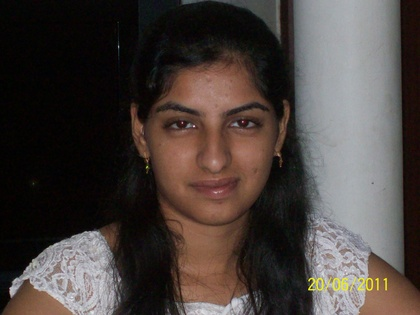
%> input picture image/24.JPG, 420 x 315 px, shrunk from 2848 x 2134 before the run
$ octave skin_detection.m   (GNU Octave 9; MATLAB toolbox functions it lacks are replaced by stand-ins)
%> lines starting %> are read from the running program, lines starting %| are printed output that depends on the picture; in (x1, y1, x2, y2) boxes, pixels count from 0 and x2, y2 are one past the last pixel; in counts of white or black regions, pixels touching at a corner belong together; the program's own positions count from 1
img = imread('D:\study\MTech_2nd_sem\Face_Detection\image\24.jpg');
%> img is the input picture: size 315x420x3 uint8; mean R, G, B 72.8, 64.1, 60.5
img = im2double(img);
%> img: size 315x420x3 double
figure(1);
imshow(img);

r = img(:,:,1);
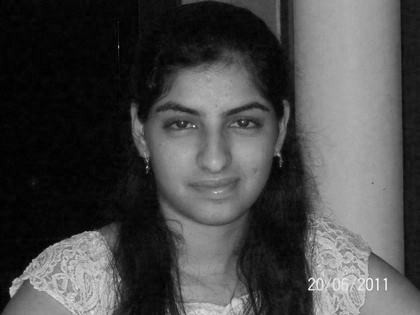
%> r: size 315x420 double; min 0, max 0.984, mean 0.285
g = img(:,:,2);
b = img(:,:,3);
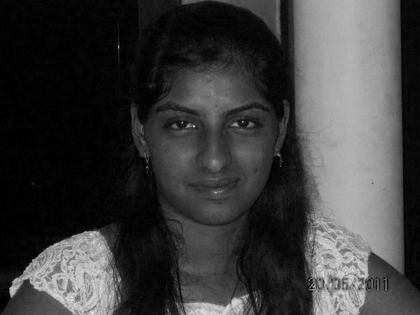
%> b: size 315x420 double; min 0, max 0.929, mean 0.237

[rows_r,cols_r] = size(r);
%> rows_r = 315; cols_r = 420
total_num_of_pixels = rows_r * cols_r;
%> total_num_of_pixels = 132300
r_vector = double(reshape(r',1,total_num_of_pixels));
g_vector = double(reshape(g',1,total_num_of_pixels));
b_vector = double(reshape(b',1,total_num_of_pixels));
r_vector = rdivide(r_vector,(r_vector + g_vector + b_vector));
g_vector = rdivide(g_vector,(r_vector + g_vector + b_vector));

r = reshape(r_vector,cols_r,rows_r);
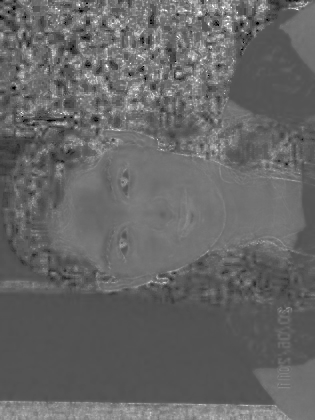
%> r: size 420x315 double; 0% of the values are NaN or infinite; the others: min 0, max 1, mean 0.401; drawn with min black, max white, NaN and infinite black
r = r';
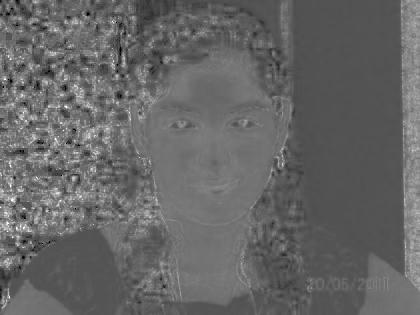
%> r: size 315x420 double; 0% of the values are NaN or infinite; the others: min 0, max 1, mean 0.401; mean of the top-left, top-right, bottom-left and bottom-right quarters NaN, 0.375, NaN, 0.384; drawn with min black, max white, NaN and infinite black
g = reshape(g_vector,cols_r,rows_r);
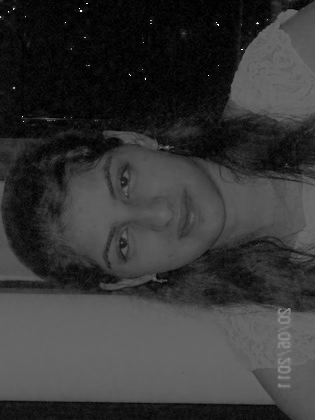
%> g: size 420x315 double; 0% of the values are NaN or infinite; the others: min 0, max 1, mean 0.215; drawn with min black, max white, NaN and infinite black
g = g';
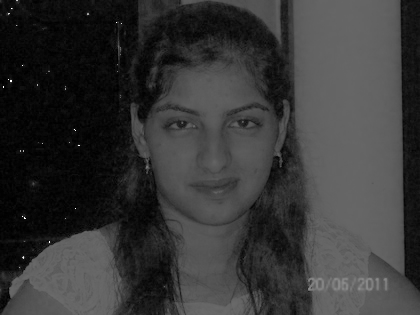
%> g: size 315x420 double; 0% of the values are NaN or infinite; the others: min 0, max 1, mean 0.215; mean of the top-left, top-right, bottom-left and bottom-right quarters NaN, 0.29, NaN, 0.285; drawn with min black, max white, NaN and infinite black


a_up = -1.8423;
b_up = 1.5294;
c_up = 0.0422;

a_down = -0.7279;
b_down = 0.6066;
c_down = 0.1766;

for i = 1:rows_r
    for j = 1:cols_r
        g_up = (a_up*(r(i,j)^2)) + (b_up * r(i,j)) + c_up;
        g_down = (a_down*(r(i,j)^2)) + (b_down * r(i,j)) + c_down;
        wr = ((r(i,j)-0.33)^2) + ((g(i,j)-0.33)^2);
        if (g(i,j) < g_up && g(i,j) > g_down && wr > 0.004)
           for k = 1:3
               img(i,j,k) = 1;
           end
        else
            for k = 1:3
               img(i,j,k) = 0;
            end
        end
    end
end
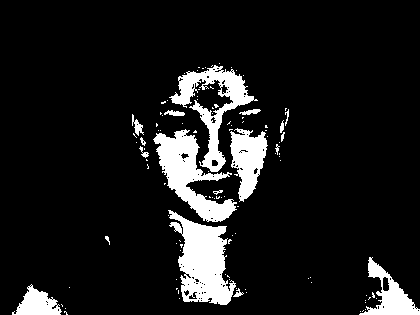
%> img: size 315x420x3 double; values 0 (black) and 1 (white), 10.4% white; 106 white regions (88 under 20 px), largest, box (x1, y1, x2, y2) and area: (168, 210, 236, 305) 3549, (153, 129, 237, 222) 3075, (169, 65, 258, 172) 2604
figure(2);
c = imagesc(img)
figure(3);
imshow(c)

$ run again, with image/422.jpg copied over image/24.JPG
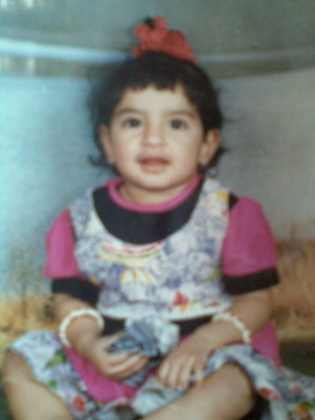
%> input picture image/422.jpg, 315 x 420 px, shrunk from 1200 x 1600 before the run
%> img is the input picture: size 420x315x3 uint8; mean R, G, B 125.1, 126.6, 123.2
%> `g = g';`:
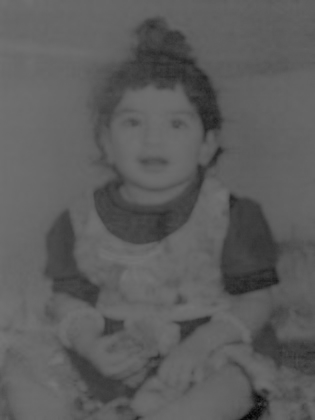
%> g: size 420x315 double; min 0.00907, max 0.458, mean 0.363; mean of the top-left, top-right, bottom-left and bottom-right quarters 0.386, 0.356, 0.369, 0.341
%> after the loop `for i = 1:rows_r`:
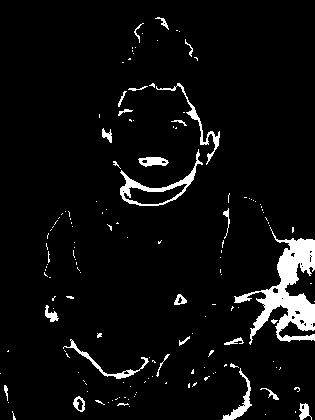
%> img: size 420x315x3 double; values 0 (black) and 1 (white), 5.3% white; 152 white regions (124 under 20 px), largest, box (x1, y1, x2, y2) and area: (234, 227, 315, 345) 3249, (120, 149, 203, 206) 775, (156, 83, 220, 165) 425
